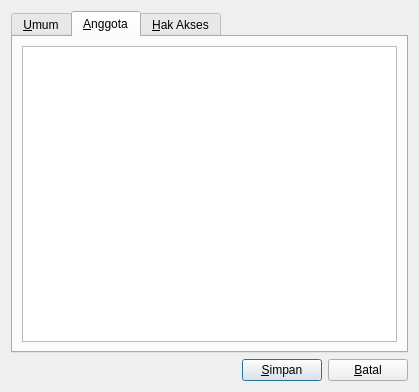
<?xml version="1.0" encoding="UTF-8"?>
<ui version="4.0">
 <class>UserGroupEditor</class>
 <widget class="QDialog" name="UserGroupEditor">
  <property name="geometry">
   <rect>
    <x>0</x>
    <y>0</y>
    <width>419</width>
    <height>392</height>
   </rect>
  </property>
  <property name="windowTitle">
   <string>Dialog</string>
  </property>
  <layout class="QVBoxLayout" name="verticalLayout_2">
   <item>
    <widget class="QTabWidget" name="tabWidget">
     <property name="currentIndex">
      <number>1</number>
     </property>
     <widget class="QWidget" name="tab1">
      <attribute name="title">
       <string>&amp;Umum</string>
      </attribute>
      <layout class="QFormLayout" name="formLayout">
       <item row="0" column="0">
        <widget class="QLabel" name="label1">
         <property name="text">
          <string>&amp;Nama Grup</string>
         </property>
         <property name="buddy">
          <cstring>nameEdit</cstring>
         </property>
        </widget>
       </item>
       <item row="0" column="1">
        <widget class="QLineEdit" name="nameEdit"/>
       </item>
       <item row="1" column="0">
        <widget class="QLabel" name="label2">
         <property name="text">
          <string>&amp;Deskripsi</string>
         </property>
         <property name="buddy">
          <cstring>descriptionEdit</cstring>
         </property>
        </widget>
       </item>
       <item row="1" column="1">
        <widget class="QPlainTextEdit" name="descriptionEdit">
         <property name="minimumSize">
          <size>
           <width>0</width>
           <height>60</height>
          </size>
         </property>
         <property name="maximumSize">
          <size>
           <width>16777215</width>
           <height>60</height>
          </size>
         </property>
         <property name="tabChangesFocus">
          <bool>true</bool>
         </property>
        </widget>
       </item>
      </layout>
     </widget>
     <widget class="QWidget" name="tab2">
      <attribute name="title">
       <string>&amp;Anggota</string>
      </attribute>
      <layout class="QVBoxLayout" name="verticalLayout">
       <item>
        <widget class="QTableView" name="memberView">
         <property name="editTriggers">
          <set>QAbstractItemView::AnyKeyPressed|QAbstractItemView::DoubleClicked|QAbstractItemView::EditKeyPressed</set>
         </property>
         <property name="tabKeyNavigation">
          <bool>false</bool>
         </property>
         <property name="alternatingRowColors">
          <bool>true</bool>
         </property>
         <property name="selectionMode">
          <enum>QAbstractItemView::SingleSelection</enum>
         </property>
         <property name="selectionBehavior">
          <enum>QAbstractItemView::SelectRows</enum>
         </property>
         <attribute name="horizontalHeaderStretchLastSection">
          <bool>true</bool>
         </attribute>
         <attribute name="verticalHeaderDefaultSectionSize">
          <number>20</number>
         </attribute>
         <attribute name="verticalHeaderMinimumSectionSize">
          <number>20</number>
         </attribute>
        </widget>
       </item>
      </layout>
     </widget>
     <widget class="QWidget" name="tab3">
      <attribute name="title">
       <string>&amp;Hak Akses</string>
      </attribute>
     </widget>
    </widget>
   </item>
   <item>
    <layout class="QHBoxLayout" name="horizontalLayout">
     <item>
      <spacer name="horizontalSpacer">
       <property name="orientation">
        <enum>Qt::Horizontal</enum>
       </property>
       <property name="sizeHint" stdset="0">
        <size>
         <width>168</width>
         <height>20</height>
        </size>
       </property>
      </spacer>
     </item>
     <item>
      <widget class="QPushButton" name="okButton">
       <property name="text">
        <string>&amp;Simpan</string>
       </property>
      </widget>
     </item>
     <item>
      <widget class="QPushButton" name="cancelButton">
       <property name="text">
        <string>&amp;Batal</string>
       </property>
      </widget>
     </item>
    </layout>
   </item>
  </layout>
 </widget>
 <tabstops>
  <tabstop>nameEdit</tabstop>
  <tabstop>descriptionEdit</tabstop>
  <tabstop>memberView</tabstop>
  <tabstop>okButton</tabstop>
  <tabstop>cancelButton</tabstop>
 </tabstops>
 <resources/>
 <connections/>
</ui>
